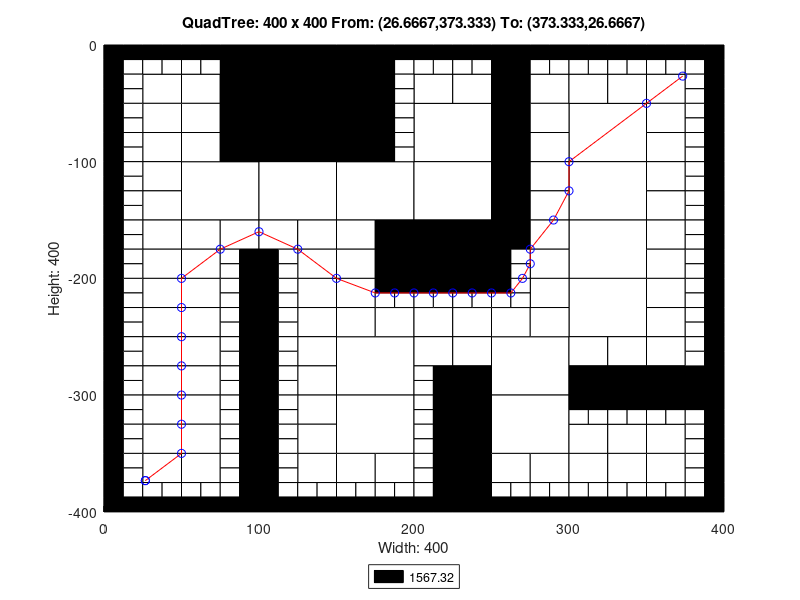

MATLAB code to generate this figure:
axis([0 400 -400 0]);
title('QuadTree: 400 x 400 From: (26.6667,373.333) To: (373.333,26.6667)');
xlabel('Width: 400');
ylabel('Height: 400');
rectangle('Position',[100 -50 50 50], 'FaceColor',[0 0 0]);
rectangle('Position',[100 -100 50 50], 'FaceColor',[0 0 0]);
rectangle('Position',[50 -150 50 50], 'FaceColor',[1 1 1]);
rectangle('Position',[100 -150 50 50], 'FaceColor',[1 1 1]);
rectangle('Position',[150 -150 50 50], 'FaceColor',[1 1 1]);
rectangle('Position',[200 -100 50 50], 'FaceColor',[1 1 1]);
rectangle('Position',[300 -100 50 50], 'FaceColor',[1 1 1]);
rectangle('Position',[200 -150 50 50], 'FaceColor',[1 1 1]);
rectangle('Position',[200 -200 50 50], 'FaceColor',[0 0 0]);
rectangle('Position',[300 -150 50 50], 'FaceColor',[1 1 1]);
rectangle('Position',[300 -200 50 50], 'FaceColor',[1 1 1]);
rectangle('Position',[150 -300 50 50], 'FaceColor',[1 1 1]);
rectangle('Position',[150 -350 50 50], 'FaceColor',[1 1 1]);
rectangle('Position',[250 -300 50 50], 'FaceColor',[1 1 1]);
rectangle('Position',[300 -250 50 50], 'FaceColor',[1 1 1]);
rectangle('Position',[250 -350 50 50], 'FaceColor',[1 1 1]);
rectangle('Position',[25 -50 25 25], 'FaceColor',[1 1 1]);
rectangle('Position',[75 -25 25 25], 'FaceColor',[0 0 0]);
rectangle('Position',[50 -50 25 25], 'FaceColor',[1 1 1]);
rectangle('Position',[75 -50 25 25], 'FaceColor',[0 0 0]);
rectangle('Position',[25 -75 25 25], 'FaceColor',[1 1 1]);
rectangle('Position',[25 -100 25 25], 'FaceColor',[1 1 1]);
rectangle('Position',[50 -75 25 25], 'FaceColor',[1 1 1]);
rectangle('Position',[75 -75 25 25], 'FaceColor',[0 0 0]);
rectangle('Position',[50 -100 25 25], 'FaceColor',[1 1 1]);
rectangle('Position',[75 -100 25 25], 'FaceColor',[0 0 0]);
rectangle('Position',[150 -25 25 25], 'FaceColor',[0 0 0]);
rectangle('Position',[150 -50 25 25], 'FaceColor',[0 0 0]);
rectangle('Position',[150 -75 25 25], 'FaceColor',[0 0 0]);
rectangle('Position',[150 -100 25 25], 'FaceColor',[0 0 0]);
rectangle('Position',[25 -125 25 25], 'FaceColor',[1 1 1]);
rectangle('Position',[25 -150 25 25], 'FaceColor',[1 1 1]);
rectangle('Position',[25 -175 25 25], 'FaceColor',[1 1 1]);
rectangle('Position',[25 -200 25 25], 'FaceColor',[1 1 1]);
rectangle('Position',[50 -175 25 25], 'FaceColor',[1 1 1]);
rectangle('Position',[75 -175 25 25], 'FaceColor',[1 1 1]);
rectangle('Position',[50 -200 25 25], 'FaceColor',[1 1 1]);
rectangle('Position',[100 -175 25 25], 'FaceColor',[1 1 1]);
rectangle('Position',[125 -175 25 25], 'FaceColor',[1 1 1]);
rectangle('Position',[125 -200 25 25], 'FaceColor',[1 1 1]);
rectangle('Position',[150 -175 25 25], 'FaceColor',[1 1 1]);
rectangle('Position',[175 -175 25 25], 'FaceColor',[0 0 0]);
rectangle('Position',[150 -200 25 25], 'FaceColor',[1 1 1]);
rectangle('Position',[175 -200 25 25], 'FaceColor',[0 0 0]);
rectangle('Position',[200 -50 25 25], 'FaceColor',[1 1 1]);
rectangle('Position',[225 -50 25 25], 'FaceColor',[1 1 1]);
rectangle('Position',[250 -25 25 25], 'FaceColor',[0 0 0]);
rectangle('Position',[250 -50 25 25], 'FaceColor',[0 0 0]);
rectangle('Position',[275 -50 25 25], 'FaceColor',[1 1 1]);
rectangle('Position',[250 -75 25 25], 'FaceColor',[0 0 0]);
rectangle('Position',[275 -75 25 25], 'FaceColor',[1 1 1]);
rectangle('Position',[250 -100 25 25], 'FaceColor',[0 0 0]);
rectangle('Position',[275 -100 25 25], 'FaceColor',[1 1 1]);
rectangle('Position',[300 -50 25 25], 'FaceColor',[1 1 1]);
rectangle('Position',[325 -50 25 25], 'FaceColor',[1 1 1]);
rectangle('Position',[350 -50 25 25], 'FaceColor',[1 1 1]);
rectangle('Position',[350 -75 25 25], 'FaceColor',[1 1 1]);
rectangle('Position',[350 -100 25 25], 'FaceColor',[1 1 1]);
rectangle('Position',[250 -125 25 25], 'FaceColor',[0 0 0]);
rectangle('Position',[275 -125 25 25], 'FaceColor',[1 1 1]);
rectangle('Position',[250 -150 25 25], 'FaceColor',[0 0 0]);
rectangle('Position',[275 -150 25 25], 'FaceColor',[1 1 1]);
rectangle('Position',[250 -175 25 25], 'FaceColor',[0 0 0]);
rectangle('Position',[275 -175 25 25], 'FaceColor',[1 1 1]);
rectangle('Position',[275 -200 25 25], 'FaceColor',[1 1 1]);
rectangle('Position',[350 -125 25 25], 'FaceColor',[1 1 1]);
rectangle('Position',[350 -150 25 25], 'FaceColor',[1 1 1]);
rectangle('Position',[350 -175 25 25], 'FaceColor',[1 1 1]);
rectangle('Position',[350 -200 25 25], 'FaceColor',[1 1 1]);
rectangle('Position',[25 -225 25 25], 'FaceColor',[1 1 1]);
rectangle('Position',[25 -250 25 25], 'FaceColor',[1 1 1]);
rectangle('Position',[50 -225 25 25], 'FaceColor',[1 1 1]);
rectangle('Position',[50 -250 25 25], 'FaceColor',[1 1 1]);
rectangle('Position',[25 -275 25 25], 'FaceColor',[1 1 1]);
rectangle('Position',[25 -300 25 25], 'FaceColor',[1 1 1]);
rectangle('Position',[50 -275 25 25], 'FaceColor',[1 1 1]);
rectangle('Position',[50 -300 25 25], 'FaceColor',[1 1 1]);
rectangle('Position',[125 -225 25 25], 'FaceColor',[1 1 1]);
rectangle('Position',[125 -250 25 25], 'FaceColor',[1 1 1]);
rectangle('Position',[150 -225 25 25], 'FaceColor',[1 1 1]);
rectangle('Position',[150 -250 25 25], 'FaceColor',[1 1 1]);
rectangle('Position',[175 -250 25 25], 'FaceColor',[1 1 1]);
rectangle('Position',[125 -275 25 25], 'FaceColor',[1 1 1]);
rectangle('Position',[125 -300 25 25], 'FaceColor',[1 1 1]);
rectangle('Position',[25 -325 25 25], 'FaceColor',[1 1 1]);
rectangle('Position',[25 -350 25 25], 'FaceColor',[1 1 1]);
rectangle('Position',[50 -325 25 25], 'FaceColor',[1 1 1]);
rectangle('Position',[50 -350 25 25], 'FaceColor',[1 1 1]);
rectangle('Position',[25 -375 25 25], 'FaceColor',[1 1 1]);
rectangle('Position',[50 -375 25 25], 'FaceColor',[1 1 1]);
rectangle('Position',[125 -325 25 25], 'FaceColor',[1 1 1]);
rectangle('Position',[125 -350 25 25], 'FaceColor',[1 1 1]);
rectangle('Position',[125 -375 25 25], 'FaceColor',[1 1 1]);
rectangle('Position',[150 -375 25 25], 'FaceColor',[1 1 1]);
rectangle('Position',[175 -375 25 25], 'FaceColor',[1 1 1]);
rectangle('Position',[200 -250 25 25], 'FaceColor',[1 1 1]);
rectangle('Position',[225 -250 25 25], 'FaceColor',[1 1 1]);
rectangle('Position',[275 -225 25 25], 'FaceColor',[1 1 1]);
rectangle('Position',[250 -250 25 25], 'FaceColor',[1 1 1]);
rectangle('Position',[275 -250 25 25], 'FaceColor',[1 1 1]);
rectangle('Position',[200 -275 25 25], 'FaceColor',[1 1 1]);
rectangle('Position',[225 -275 25 25], 'FaceColor',[1 1 1]);
rectangle('Position',[225 -300 25 25], 'FaceColor',[0 0 0]);
rectangle('Position',[350 -225 25 25], 'FaceColor',[1 1 1]);
rectangle('Position',[350 -250 25 25], 'FaceColor',[1 1 1]);
rectangle('Position',[300 -275 25 25], 'FaceColor',[1 1 1]);
rectangle('Position',[325 -275 25 25], 'FaceColor',[1 1 1]);
rectangle('Position',[300 -300 25 25], 'FaceColor',[0 0 0]);
rectangle('Position',[325 -300 25 25], 'FaceColor',[0 0 0]);
rectangle('Position',[350 -275 25 25], 'FaceColor',[1 1 1]);
rectangle('Position',[350 -300 25 25], 'FaceColor',[0 0 0]);
rectangle('Position',[375 -300 25 25], 'FaceColor',[0 0 0]);
rectangle('Position',[225 -325 25 25], 'FaceColor',[0 0 0]);
rectangle('Position',[225 -350 25 25], 'FaceColor',[0 0 0]);
rectangle('Position',[225 -375 25 25], 'FaceColor',[0 0 0]);
rectangle('Position',[225 -400 25 25], 'FaceColor',[0 0 0]);
rectangle('Position',[250 -375 25 25], 'FaceColor',[1 1 1]);
rectangle('Position',[275 -375 25 25], 'FaceColor',[1 1 1]);
rectangle('Position',[300 -350 25 25], 'FaceColor',[1 1 1]);
rectangle('Position',[325 -350 25 25], 'FaceColor',[1 1 1]);
rectangle('Position',[350 -350 25 25], 'FaceColor',[1 1 1]);
rectangle('Position',[300 -375 25 25], 'FaceColor',[1 1 1]);
rectangle('Position',[325 -375 25 25], 'FaceColor',[1 1 1]);
rectangle('Position',[350 -375 25 25], 'FaceColor',[1 1 1]);
rectangle('Position',[0 -12.5 12.5 12.5], 'FaceColor',[0 0 0]);
rectangle('Position',[12.5 -12.5 12.5 12.5], 'FaceColor',[0 0 0]);
rectangle('Position',[0 -25 12.5 12.5], 'FaceColor',[0 0 0]);
rectangle('Position',[12.5 -25 12.5 12.5], 'FaceColor',[1 1 1]);
rectangle('Position',[25 -12.5 12.5 12.5], 'FaceColor',[0 0 0]);
rectangle('Position',[37.5 -12.5 12.5 12.5], 'FaceColor',[0 0 0]);
rectangle('Position',[25 -25 12.5 12.5], 'FaceColor',[1 1 1]);
rectangle('Position',[37.5 -25 12.5 12.5], 'FaceColor',[1 1 1]);
rectangle('Position',[0 -37.5 12.5 12.5], 'FaceColor',[0 0 0]);
rectangle('Position',[12.5 -37.5 12.5 12.5], 'FaceColor',[1 1 1]);
rectangle('Position',[0 -50 12.5 12.5], 'FaceColor',[0 0 0]);
rectangle('Position',[12.5 -50 12.5 12.5], 'FaceColor',[1 1 1]);
rectangle('Position',[50 -12.5 12.5 12.5], 'FaceColor',[0 0 0]);
rectangle('Position',[62.5 -12.5 12.5 12.5], 'FaceColor',[0 0 0]);
rectangle('Position',[50 -25 12.5 12.5], 'FaceColor',[1 1 1]);
rectangle('Position',[62.5 -25 12.5 12.5], 'FaceColor',[1 1 1]);
rectangle('Position',[0 -62.5 12.5 12.5], 'FaceColor',[0 0 0]);
rectangle('Position',[12.5 -62.5 12.5 12.5], 'FaceColor',[1 1 1]);
rectangle('Position',[0 -75 12.5 12.5], 'FaceColor',[0 0 0]);
rectangle('Position',[12.5 -75 12.5 12.5], 'FaceColor',[1 1 1]);
rectangle('Position',[0 -87.5 12.5 12.5], 'FaceColor',[0 0 0]);
rectangle('Position',[12.5 -87.5 12.5 12.5], 'FaceColor',[1 1 1]);
rectangle('Position',[0 -100 12.5 12.5], 'FaceColor',[0 0 0]);
rectangle('Position',[12.5 -100 12.5 12.5], 'FaceColor',[1 1 1]);
rectangle('Position',[175 -12.5 12.5 12.5], 'FaceColor',[0 0 0]);
rectangle('Position',[187.5 -12.5 12.5 12.5], 'FaceColor',[0 0 0]);
rectangle('Position',[175 -25 12.5 12.5], 'FaceColor',[0 0 0]);
rectangle('Position',[187.5 -25 12.5 12.5], 'FaceColor',[1 1 1]);
rectangle('Position',[175 -37.5 12.5 12.5], 'FaceColor',[0 0 0]);
rectangle('Position',[187.5 -37.5 12.5 12.5], 'FaceColor',[1 1 1]);
rectangle('Position',[175 -50 12.5 12.5], 'FaceColor',[0 0 0]);
rectangle('Position',[187.5 -50 12.5 12.5], 'FaceColor',[1 1 1]);
rectangle('Position',[175 -62.5 12.5 12.5], 'FaceColor',[0 0 0]);
rectangle('Position',[187.5 -62.5 12.5 12.5], 'FaceColor',[1 1 1]);
rectangle('Position',[175 -75 12.5 12.5], 'FaceColor',[0 0 0]);
rectangle('Position',[187.5 -75 12.5 12.5], 'FaceColor',[1 1 1]);
rectangle('Position',[175 -87.5 12.5 12.5], 'FaceColor',[0 0 0]);
rectangle('Position',[187.5 -87.5 12.5 12.5], 'FaceColor',[1 1 1]);
rectangle('Position',[175 -100 12.5 12.5], 'FaceColor',[0 0 0]);
rectangle('Position',[187.5 -100 12.5 12.5], 'FaceColor',[1 1 1]);
rectangle('Position',[0 -112.5 12.5 12.5], 'FaceColor',[0 0 0]);
rectangle('Position',[12.5 -112.5 12.5 12.5], 'FaceColor',[1 1 1]);
rectangle('Position',[0 -125 12.5 12.5], 'FaceColor',[0 0 0]);
rectangle('Position',[12.5 -125 12.5 12.5], 'FaceColor',[1 1 1]);
rectangle('Position',[0 -137.5 12.5 12.5], 'FaceColor',[0 0 0]);
rectangle('Position',[12.5 -137.5 12.5 12.5], 'FaceColor',[1 1 1]);
rectangle('Position',[0 -150 12.5 12.5], 'FaceColor',[0 0 0]);
rectangle('Position',[12.5 -150 12.5 12.5], 'FaceColor',[1 1 1]);
rectangle('Position',[0 -162.5 12.5 12.5], 'FaceColor',[0 0 0]);
rectangle('Position',[12.5 -162.5 12.5 12.5], 'FaceColor',[1 1 1]);
rectangle('Position',[0 -175 12.5 12.5], 'FaceColor',[0 0 0]);
rectangle('Position',[12.5 -175 12.5 12.5], 'FaceColor',[1 1 1]);
rectangle('Position',[0 -187.5 12.5 12.5], 'FaceColor',[0 0 0]);
rectangle('Position',[12.5 -187.5 12.5 12.5], 'FaceColor',[1 1 1]);
rectangle('Position',[0 -200 12.5 12.5], 'FaceColor',[0 0 0]);
rectangle('Position',[12.5 -200 12.5 12.5], 'FaceColor',[1 1 1]);
rectangle('Position',[75 -187.5 12.5 12.5], 'FaceColor',[1 1 1]);
rectangle('Position',[87.5 -187.5 12.5 12.5], 'FaceColor',[0 0 0]);
rectangle('Position',[75 -200 12.5 12.5], 'FaceColor',[1 1 1]);
rectangle('Position',[87.5 -200 12.5 12.5], 'FaceColor',[0 0 0]);
rectangle('Position',[100 -187.5 12.5 12.5], 'FaceColor',[0 0 0]);
rectangle('Position',[112.5 -187.5 12.5 12.5], 'FaceColor',[1 1 1]);
rectangle('Position',[100 -200 12.5 12.5], 'FaceColor',[0 0 0]);
rectangle('Position',[112.5 -200 12.5 12.5], 'FaceColor',[1 1 1]);
rectangle('Position',[200 -12.5 12.5 12.5], 'FaceColor',[0 0 0]);
rectangle('Position',[212.5 -12.5 12.5 12.5], 'FaceColor',[0 0 0]);
rectangle('Position',[200 -25 12.5 12.5], 'FaceColor',[1 1 1]);
rectangle('Position',[212.5 -25 12.5 12.5], 'FaceColor',[1 1 1]);
rectangle('Position',[225 -12.5 12.5 12.5], 'FaceColor',[0 0 0]);
rectangle('Position',[237.5 -12.5 12.5 12.5], 'FaceColor',[0 0 0]);
rectangle('Position',[225 -25 12.5 12.5], 'FaceColor',[1 1 1]);
rectangle('Position',[237.5 -25 12.5 12.5], 'FaceColor',[1 1 1]);
rectangle('Position',[275 -12.5 12.5 12.5], 'FaceColor',[0 0 0]);
rectangle('Position',[287.5 -12.5 12.5 12.5], 'FaceColor',[0 0 0]);
rectangle('Position',[275 -25 12.5 12.5], 'FaceColor',[1 1 1]);
rectangle('Position',[287.5 -25 12.5 12.5], 'FaceColor',[1 1 1]);
rectangle('Position',[300 -12.5 12.5 12.5], 'FaceColor',[0 0 0]);
rectangle('Position',[312.5 -12.5 12.5 12.5], 'FaceColor',[0 0 0]);
rectangle('Position',[300 -25 12.5 12.5], 'FaceColor',[1 1 1]);
rectangle('Position',[312.5 -25 12.5 12.5], 'FaceColor',[1 1 1]);
rectangle('Position',[325 -12.5 12.5 12.5], 'FaceColor',[0 0 0]);
rectangle('Position',[337.5 -12.5 12.5 12.5], 'FaceColor',[0 0 0]);
rectangle('Position',[325 -25 12.5 12.5], 'FaceColor',[1 1 1]);
rectangle('Position',[337.5 -25 12.5 12.5], 'FaceColor',[1 1 1]);
rectangle('Position',[350 -12.5 12.5 12.5], 'FaceColor',[0 0 0]);
rectangle('Position',[362.5 -12.5 12.5 12.5], 'FaceColor',[0 0 0]);
rectangle('Position',[350 -25 12.5 12.5], 'FaceColor',[1 1 1]);
rectangle('Position',[362.5 -25 12.5 12.5], 'FaceColor',[1 1 1]);
rectangle('Position',[375 -12.5 12.5 12.5], 'FaceColor',[0 0 0]);
rectangle('Position',[387.5 -12.5 12.5 12.5], 'FaceColor',[0 0 0]);
rectangle('Position',[375 -25 12.5 12.5], 'FaceColor',[1 1 1]);
rectangle('Position',[387.5 -25 12.5 12.5], 'FaceColor',[0 0 0]);
rectangle('Position',[375 -37.5 12.5 12.5], 'FaceColor',[1 1 1]);
rectangle('Position',[387.5 -37.5 12.5 12.5], 'FaceColor',[0 0 0]);
rectangle('Position',[375 -50 12.5 12.5], 'FaceColor',[1 1 1]);
rectangle('Position',[387.5 -50 12.5 12.5], 'FaceColor',[0 0 0]);
rectangle('Position',[375 -62.5 12.5 12.5], 'FaceColor',[1 1 1]);
rectangle('Position',[387.5 -62.5 12.5 12.5], 'FaceColor',[0 0 0]);
rectangle('Position',[375 -75 12.5 12.5], 'FaceColor',[1 1 1]);
rectangle('Position',[387.5 -75 12.5 12.5], 'FaceColor',[0 0 0]);
rectangle('Position',[375 -87.5 12.5 12.5], 'FaceColor',[1 1 1]);
rectangle('Position',[387.5 -87.5 12.5 12.5], 'FaceColor',[0 0 0]);
rectangle('Position',[375 -100 12.5 12.5], 'FaceColor',[1 1 1]);
rectangle('Position',[387.5 -100 12.5 12.5], 'FaceColor',[0 0 0]);
rectangle('Position',[250 -187.5 12.5 12.5], 'FaceColor',[0 0 0]);
rectangle('Position',[262.5 -187.5 12.5 12.5], 'FaceColor',[1 1 1]);
rectangle('Position',[250 -200 12.5 12.5], 'FaceColor',[0 0 0]);
rectangle('Position',[262.5 -200 12.5 12.5], 'FaceColor',[1 1 1]);
rectangle('Position',[375 -112.5 12.5 12.5], 'FaceColor',[1 1 1]);
rectangle('Position',[387.5 -112.5 12.5 12.5], 'FaceColor',[0 0 0]);
rectangle('Position',[375 -125 12.5 12.5], 'FaceColor',[1 1 1]);
rectangle('Position',[387.5 -125 12.5 12.5], 'FaceColor',[0 0 0]);
rectangle('Position',[375 -137.5 12.5 12.5], 'FaceColor',[1 1 1]);
rectangle('Position',[387.5 -137.5 12.5 12.5], 'FaceColor',[0 0 0]);
rectangle('Position',[375 -150 12.5 12.5], 'FaceColor',[1 1 1]);
rectangle('Position',[387.5 -150 12.5 12.5], 'FaceColor',[0 0 0]);
rectangle('Position',[375 -162.5 12.5 12.5], 'FaceColor',[1 1 1]);
rectangle('Position',[387.5 -162.5 12.5 12.5], 'FaceColor',[0 0 0]);
rectangle('Position',[375 -175 12.5 12.5], 'FaceColor',[1 1 1]);
rectangle('Position',[387.5 -175 12.5 12.5], 'FaceColor',[0 0 0]);
rectangle('Position',[375 -187.5 12.5 12.5], 'FaceColor',[1 1 1]);
rectangle('Position',[387.5 -187.5 12.5 12.5], 'FaceColor',[0 0 0]);
rectangle('Position',[375 -200 12.5 12.5], 'FaceColor',[1 1 1]);
rectangle('Position',[387.5 -200 12.5 12.5], 'FaceColor',[0 0 0]);
rectangle('Position',[0 -212.5 12.5 12.5], 'FaceColor',[0 0 0]);
rectangle('Position',[12.5 -212.5 12.5 12.5], 'FaceColor',[1 1 1]);
rectangle('Position',[0 -225 12.5 12.5], 'FaceColor',[0 0 0]);
rectangle('Position',[12.5 -225 12.5 12.5], 'FaceColor',[1 1 1]);
rectangle('Position',[0 -237.5 12.5 12.5], 'FaceColor',[0 0 0]);
rectangle('Position',[12.5 -237.5 12.5 12.5], 'FaceColor',[1 1 1]);
rectangle('Position',[0 -250 12.5 12.5], 'FaceColor',[0 0 0]);
rectangle('Position',[12.5 -250 12.5 12.5], 'FaceColor',[1 1 1]);
rectangle('Position',[75 -212.5 12.5 12.5], 'FaceColor',[1 1 1]);
rectangle('Position',[87.5 -212.5 12.5 12.5], 'FaceColor',[0 0 0]);
rectangle('Position',[75 -225 12.5 12.5], 'FaceColor',[1 1 1]);
rectangle('Position',[87.5 -225 12.5 12.5], 'FaceColor',[0 0 0]);
rectangle('Position',[75 -237.5 12.5 12.5], 'FaceColor',[1 1 1]);
rectangle('Position',[87.5 -237.5 12.5 12.5], 'FaceColor',[0 0 0]);
rectangle('Position',[75 -250 12.5 12.5], 'FaceColor',[1 1 1]);
rectangle('Position',[87.5 -250 12.5 12.5], 'FaceColor',[0 0 0]);
rectangle('Position',[0 -262.5 12.5 12.5], 'FaceColor',[0 0 0]);
rectangle('Position',[12.5 -262.5 12.5 12.5], 'FaceColor',[1 1 1]);
rectangle('Position',[0 -275 12.5 12.5], 'FaceColor',[0 0 0]);
rectangle('Position',[12.5 -275 12.5 12.5], 'FaceColor',[1 1 1]);
rectangle('Position',[0 -287.5 12.5 12.5], 'FaceColor',[0 0 0]);
rectangle('Position',[12.5 -287.5 12.5 12.5], 'FaceColor',[1 1 1]);
rectangle('Position',[0 -300 12.5 12.5], 'FaceColor',[0 0 0]);
rectangle('Position',[12.5 -300 12.5 12.5], 'FaceColor',[1 1 1]);
rectangle('Position',[75 -262.5 12.5 12.5], 'FaceColor',[1 1 1]);
rectangle('Position',[87.5 -262.5 12.5 12.5], 'FaceColor',[0 0 0]);
rectangle('Position',[75 -275 12.5 12.5], 'FaceColor',[1 1 1]);
rectangle('Position',[87.5 -275 12.5 12.5], 'FaceColor',[0 0 0]);
rectangle('Position',[75 -287.5 12.5 12.5], 'FaceColor',[1 1 1]);
rectangle('Position',[87.5 -287.5 12.5 12.5], 'FaceColor',[0 0 0]);
rectangle('Position',[75 -300 12.5 12.5], 'FaceColor',[1 1 1]);
rectangle('Position',[87.5 -300 12.5 12.5], 'FaceColor',[0 0 0]);
rectangle('Position',[100 -212.5 12.5 12.5], 'FaceColor',[0 0 0]);
rectangle('Position',[112.5 -212.5 12.5 12.5], 'FaceColor',[1 1 1]);
rectangle('Position',[100 -225 12.5 12.5], 'FaceColor',[0 0 0]);
rectangle('Position',[112.5 -225 12.5 12.5], 'FaceColor',[1 1 1]);
rectangle('Position',[100 -237.5 12.5 12.5], 'FaceColor',[0 0 0]);
rectangle('Position',[112.5 -237.5 12.5 12.5], 'FaceColor',[1 1 1]);
rectangle('Position',[100 -250 12.5 12.5], 'FaceColor',[0 0 0]);
rectangle('Position',[112.5 -250 12.5 12.5], 'FaceColor',[1 1 1]);
rectangle('Position',[175 -212.5 12.5 12.5], 'FaceColor',[0 0 0]);
rectangle('Position',[187.5 -212.5 12.5 12.5], 'FaceColor',[0 0 0]);
rectangle('Position',[175 -225 12.5 12.5], 'FaceColor',[1 1 1]);
rectangle('Position',[187.5 -225 12.5 12.5], 'FaceColor',[1 1 1]);
rectangle('Position',[100 -262.5 12.5 12.5], 'FaceColor',[0 0 0]);
rectangle('Position',[112.5 -262.5 12.5 12.5], 'FaceColor',[1 1 1]);
rectangle('Position',[100 -275 12.5 12.5], 'FaceColor',[0 0 0]);
rectangle('Position',[112.5 -275 12.5 12.5], 'FaceColor',[1 1 1]);
rectangle('Position',[100 -287.5 12.5 12.5], 'FaceColor',[0 0 0]);
rectangle('Position',[112.5 -287.5 12.5 12.5], 'FaceColor',[1 1 1]);
rectangle('Position',[100 -300 12.5 12.5], 'FaceColor',[0 0 0]);
rectangle('Position',[112.5 -300 12.5 12.5], 'FaceColor',[1 1 1]);
rectangle('Position',[0 -312.5 12.5 12.5], 'FaceColor',[0 0 0]);
rectangle('Position',[12.5 -312.5 12.5 12.5], 'FaceColor',[1 1 1]);
rectangle('Position',[0 -325 12.5 12.5], 'FaceColor',[0 0 0]);
rectangle('Position',[12.5 -325 12.5 12.5], 'FaceColor',[1 1 1]);
rectangle('Position',[0 -337.5 12.5 12.5], 'FaceColor',[0 0 0]);
rectangle('Position',[12.5 -337.5 12.5 12.5], 'FaceColor',[1 1 1]);
rectangle('Position',[0 -350 12.5 12.5], 'FaceColor',[0 0 0]);
rectangle('Position',[12.5 -350 12.5 12.5], 'FaceColor',[1 1 1]);
rectangle('Position',[75 -312.5 12.5 12.5], 'FaceColor',[1 1 1]);
rectangle('Position',[87.5 -312.5 12.5 12.5], 'FaceColor',[0 0 0]);
rectangle('Position',[75 -325 12.5 12.5], 'FaceColor',[1 1 1]);
rectangle('Position',[87.5 -325 12.5 12.5], 'FaceColor',[0 0 0]);
rectangle('Position',[75 -337.5 12.5 12.5], 'FaceColor',[1 1 1]);
rectangle('Position',[87.5 -337.5 12.5 12.5], 'FaceColor',[0 0 0]);
rectangle('Position',[75 -350 12.5 12.5], 'FaceColor',[1 1 1]);
rectangle('Position',[87.5 -350 12.5 12.5], 'FaceColor',[0 0 0]);
rectangle('Position',[0 -362.5 12.5 12.5], 'FaceColor',[0 0 0]);
rectangle('Position',[12.5 -362.5 12.5 12.5], 'FaceColor',[1 1 1]);
rectangle('Position',[0 -375 12.5 12.5], 'FaceColor',[0 0 0]);
rectangle('Position',[12.5 -375 12.5 12.5], 'FaceColor',[1 1 1]);
rectangle('Position',[0 -387.5 12.5 12.5], 'FaceColor',[0 0 0]);
rectangle('Position',[12.5 -387.5 12.5 12.5], 'FaceColor',[1 1 1]);
rectangle('Position',[0 -400 12.5 12.5], 'FaceColor',[0 0 0]);
rectangle('Position',[12.5 -400 12.5 12.5], 'FaceColor',[0 0 0]);
rectangle('Position',[25 -387.5 12.5 12.5], 'FaceColor',[1 1 1]);
rectangle('Position',[37.5 -387.5 12.5 12.5], 'FaceColor',[1 1 1]);
rectangle('Position',[25 -400 12.5 12.5], 'FaceColor',[0 0 0]);
rectangle('Position',[37.5 -400 12.5 12.5], 'FaceColor',[0 0 0]);
rectangle('Position',[75 -362.5 12.5 12.5], 'FaceColor',[1 1 1]);
rectangle('Position',[87.5 -362.5 12.5 12.5], 'FaceColor',[0 0 0]);
rectangle('Position',[75 -375 12.5 12.5], 'FaceColor',[1 1 1]);
rectangle('Position',[87.5 -375 12.5 12.5], 'FaceColor',[0 0 0]);
rectangle('Position',[50 -387.5 12.5 12.5], 'FaceColor',[1 1 1]);
rectangle('Position',[62.5 -387.5 12.5 12.5], 'FaceColor',[1 1 1]);
rectangle('Position',[50 -400 12.5 12.5], 'FaceColor',[0 0 0]);
rectangle('Position',[62.5 -400 12.5 12.5], 'FaceColor',[0 0 0]);
rectangle('Position',[75 -387.5 12.5 12.5], 'FaceColor',[1 1 1]);
rectangle('Position',[87.5 -387.5 12.5 12.5], 'FaceColor',[0 0 0]);
rectangle('Position',[75 -400 12.5 12.5], 'FaceColor',[0 0 0]);
rectangle('Position',[87.5 -400 12.5 12.5], 'FaceColor',[0 0 0]);
rectangle('Position',[100 -312.5 12.5 12.5], 'FaceColor',[0 0 0]);
rectangle('Position',[112.5 -312.5 12.5 12.5], 'FaceColor',[1 1 1]);
rectangle('Position',[100 -325 12.5 12.5], 'FaceColor',[0 0 0]);
rectangle('Position',[112.5 -325 12.5 12.5], 'FaceColor',[1 1 1]);
rectangle('Position',[100 -337.5 12.5 12.5], 'FaceColor',[0 0 0]);
rectangle('Position',[112.5 -337.5 12.5 12.5], 'FaceColor',[1 1 1]);
rectangle('Position',[100 -350 12.5 12.5], 'FaceColor',[0 0 0]);
rectangle('Position',[112.5 -350 12.5 12.5], 'FaceColor',[1 1 1]);
rectangle('Position',[100 -362.5 12.5 12.5], 'FaceColor',[0 0 0]);
rectangle('Position',[112.5 -362.5 12.5 12.5], 'FaceColor',[1 1 1]);
rectangle('Position',[100 -375 12.5 12.5], 'FaceColor',[0 0 0]);
rectangle('Position',[112.5 -375 12.5 12.5], 'FaceColor',[1 1 1]);
rectangle('Position',[100 -387.5 12.5 12.5], 'FaceColor',[0 0 0]);
rectangle('Position',[112.5 -387.5 12.5 12.5], 'FaceColor',[1 1 1]);
rectangle('Position',[100 -400 12.5 12.5], 'FaceColor',[0 0 0]);
rectangle('Position',[112.5 -400 12.5 12.5], 'FaceColor',[0 0 0]);
rectangle('Position',[125 -387.5 12.5 12.5], 'FaceColor',[1 1 1]);
rectangle('Position',[137.5 -387.5 12.5 12.5], 'FaceColor',[1 1 1]);
rectangle('Position',[125 -400 12.5 12.5], 'FaceColor',[0 0 0]);
rectangle('Position',[137.5 -400 12.5 12.5], 'FaceColor',[0 0 0]);
rectangle('Position',[150 -387.5 12.5 12.5], 'FaceColor',[1 1 1]);
rectangle('Position',[162.5 -387.5 12.5 12.5], 'FaceColor',[1 1 1]);
rectangle('Position',[150 -400 12.5 12.5], 'FaceColor',[0 0 0]);
rectangle('Position',[162.5 -400 12.5 12.5], 'FaceColor',[0 0 0]);
rectangle('Position',[175 -387.5 12.5 12.5], 'FaceColor',[1 1 1]);
rectangle('Position',[187.5 -387.5 12.5 12.5], 'FaceColor',[1 1 1]);
rectangle('Position',[175 -400 12.5 12.5], 'FaceColor',[0 0 0]);
rectangle('Position',[187.5 -400 12.5 12.5], 'FaceColor',[0 0 0]);
rectangle('Position',[200 -212.5 12.5 12.5], 'FaceColor',[0 0 0]);
rectangle('Position',[212.5 -212.5 12.5 12.5], 'FaceColor',[0 0 0]);
rectangle('Position',[200 -225 12.5 12.5], 'FaceColor',[1 1 1]);
rectangle('Position',[212.5 -225 12.5 12.5], 'FaceColor',[1 1 1]);
rectangle('Position',[225 -212.5 12.5 12.5], 'FaceColor',[0 0 0]);
rectangle('Position',[237.5 -212.5 12.5 12.5], 'FaceColor',[0 0 0]);
rectangle('Position',[225 -225 12.5 12.5], 'FaceColor',[1 1 1]);
rectangle('Position',[237.5 -225 12.5 12.5], 'FaceColor',[1 1 1]);
rectangle('Position',[250 -212.5 12.5 12.5], 'FaceColor',[0 0 0]);
rectangle('Position',[262.5 -212.5 12.5 12.5], 'FaceColor',[1 1 1]);
rectangle('Position',[250 -225 12.5 12.5], 'FaceColor',[1 1 1]);
rectangle('Position',[262.5 -225 12.5 12.5], 'FaceColor',[1 1 1]);
rectangle('Position',[200 -287.5 12.5 12.5], 'FaceColor',[1 1 1]);
rectangle('Position',[212.5 -287.5 12.5 12.5], 'FaceColor',[0 0 0]);
rectangle('Position',[200 -300 12.5 12.5], 'FaceColor',[1 1 1]);
rectangle('Position',[212.5 -300 12.5 12.5], 'FaceColor',[0 0 0]);
rectangle('Position',[375 -212.5 12.5 12.5], 'FaceColor',[1 1 1]);
rectangle('Position',[387.5 -212.5 12.5 12.5], 'FaceColor',[0 0 0]);
rectangle('Position',[375 -225 12.5 12.5], 'FaceColor',[1 1 1]);
rectangle('Position',[387.5 -225 12.5 12.5], 'FaceColor',[0 0 0]);
rectangle('Position',[375 -237.5 12.5 12.5], 'FaceColor',[1 1 1]);
rectangle('Position',[387.5 -237.5 12.5 12.5], 'FaceColor',[0 0 0]);
rectangle('Position',[375 -250 12.5 12.5], 'FaceColor',[1 1 1]);
rectangle('Position',[387.5 -250 12.5 12.5], 'FaceColor',[0 0 0]);
rectangle('Position',[375 -262.5 12.5 12.5], 'FaceColor',[1 1 1]);
rectangle('Position',[387.5 -262.5 12.5 12.5], 'FaceColor',[0 0 0]);
rectangle('Position',[375 -275 12.5 12.5], 'FaceColor',[1 1 1]);
rectangle('Position',[387.5 -275 12.5 12.5], 'FaceColor',[0 0 0]);
rectangle('Position',[200 -312.5 12.5 12.5], 'FaceColor',[1 1 1]);
rectangle('Position',[212.5 -312.5 12.5 12.5], 'FaceColor',[0 0 0]);
rectangle('Position',[200 -325 12.5 12.5], 'FaceColor',[1 1 1]);
rectangle('Position',[212.5 -325 12.5 12.5], 'FaceColor',[0 0 0]);
rectangle('Position',[200 -337.5 12.5 12.5], 'FaceColor',[1 1 1]);
rectangle('Position',[212.5 -337.5 12.5 12.5], 'FaceColor',[0 0 0]);
rectangle('Position',[200 -350 12.5 12.5], 'FaceColor',[1 1 1]);
rectangle('Position',[212.5 -350 12.5 12.5], 'FaceColor',[0 0 0]);
rectangle('Position',[200 -362.5 12.5 12.5], 'FaceColor',[1 1 1]);
rectangle('Position',[212.5 -362.5 12.5 12.5], 'FaceColor',[0 0 0]);
rectangle('Position',[200 -375 12.5 12.5], 'FaceColor',[1 1 1]);
rectangle('Position',[212.5 -375 12.5 12.5], 'FaceColor',[0 0 0]);
rectangle('Position',[200 -387.5 12.5 12.5], 'FaceColor',[1 1 1]);
rectangle('Position',[212.5 -387.5 12.5 12.5], 'FaceColor',[0 0 0]);
rectangle('Position',[200 -400 12.5 12.5], 'FaceColor',[0 0 0]);
rectangle('Position',[212.5 -400 12.5 12.5], 'FaceColor',[0 0 0]);
rectangle('Position',[250 -387.5 12.5 12.5], 'FaceColor',[1 1 1]);
rectangle('Position',[262.5 -387.5 12.5 12.5], 'FaceColor',[1 1 1]);
rectangle('Position',[250 -400 12.5 12.5], 'FaceColor',[0 0 0]);
rectangle('Position',[262.5 -400 12.5 12.5], 'FaceColor',[0 0 0]);
rectangle('Position',[275 -387.5 12.5 12.5], 'FaceColor',[1 1 1]);
rectangle('Position',[287.5 -387.5 12.5 12.5], 'FaceColor',[1 1 1]);
rectangle('Position',[275 -400 12.5 12.5], 'FaceColor',[0 0 0]);
rectangle('Position',[287.5 -400 12.5 12.5], 'FaceColor',[0 0 0]);
rectangle('Position',[300 -312.5 12.5 12.5], 'FaceColor',[0 0 0]);
rectangle('Position',[312.5 -312.5 12.5 12.5], 'FaceColor',[0 0 0]);
rectangle('Position',[300 -325 12.5 12.5], 'FaceColor',[1 1 1]);
rectangle('Position',[312.5 -325 12.5 12.5], 'FaceColor',[1 1 1]);
rectangle('Position',[325 -312.5 12.5 12.5], 'FaceColor',[0 0 0]);
rectangle('Position',[337.5 -312.5 12.5 12.5], 'FaceColor',[0 0 0]);
rectangle('Position',[325 -325 12.5 12.5], 'FaceColor',[1 1 1]);
rectangle('Position',[337.5 -325 12.5 12.5], 'FaceColor',[1 1 1]);
rectangle('Position',[350 -312.5 12.5 12.5], 'FaceColor',[0 0 0]);
rectangle('Position',[362.5 -312.5 12.5 12.5], 'FaceColor',[0 0 0]);
rectangle('Position',[350 -325 12.5 12.5], 'FaceColor',[1 1 1]);
rectangle('Position',[362.5 -325 12.5 12.5], 'FaceColor',[1 1 1]);
rectangle('Position',[375 -312.5 12.5 12.5], 'FaceColor',[0 0 0]);
rectangle('Position',[387.5 -312.5 12.5 12.5], 'FaceColor',[0 0 0]);
rectangle('Position',[375 -325 12.5 12.5], 'FaceColor',[1 1 1]);
rectangle('Position',[387.5 -325 12.5 12.5], 'FaceColor',[0 0 0]);
rectangle('Position',[375 -337.5 12.5 12.5], 'FaceColor',[1 1 1]);
rectangle('Position',[387.5 -337.5 12.5 12.5], 'FaceColor',[0 0 0]);
rectangle('Position',[375 -350 12.5 12.5], 'FaceColor',[1 1 1]);
rectangle('Position',[387.5 -350 12.5 12.5], 'FaceColor',[0 0 0]);
rectangle('Position',[300 -387.5 12.5 12.5], 'FaceColor',[1 1 1]);
rectangle('Position',[312.5 -387.5 12.5 12.5], 'FaceColor',[1 1 1]);
rectangle('Position',[300 -400 12.5 12.5], 'FaceColor',[0 0 0]);
rectangle('Position',[312.5 -400 12.5 12.5], 'FaceColor',[0 0 0]);
rectangle('Position',[325 -387.5 12.5 12.5], 'FaceColor',[1 1 1]);
rectangle('Position',[337.5 -387.5 12.5 12.5], 'FaceColor',[1 1 1]);
rectangle('Position',[325 -400 12.5 12.5], 'FaceColor',[0 0 0]);
rectangle('Position',[337.5 -400 12.5 12.5], 'FaceColor',[0 0 0]);
rectangle('Position',[375 -362.5 12.5 12.5], 'FaceColor',[1 1 1]);
rectangle('Position',[387.5 -362.5 12.5 12.5], 'FaceColor',[0 0 0]);
rectangle('Position',[375 -375 12.5 12.5], 'FaceColor',[1 1 1]);
rectangle('Position',[387.5 -375 12.5 12.5], 'FaceColor',[0 0 0]);
rectangle('Position',[350 -387.5 12.5 12.5], 'FaceColor',[1 1 1]);
rectangle('Position',[362.5 -387.5 12.5 12.5], 'FaceColor',[1 1 1]);
rectangle('Position',[350 -400 12.5 12.5], 'FaceColor',[0 0 0]);
rectangle('Position',[362.5 -400 12.5 12.5], 'FaceColor',[0 0 0]);
rectangle('Position',[375 -387.5 12.5 12.5], 'FaceColor',[1 1 1]);
rectangle('Position',[387.5 -387.5 12.5 12.5], 'FaceColor',[0 0 0]);
rectangle('Position',[375 -400 12.5 12.5], 'FaceColor',[0 0 0]);
rectangle('Position',[387.5 -400 12.5 12.5], 'FaceColor',[0 0 0]);
X=[373.333,350,300,300,290,275,275,270,262.5,250,237.5,225,212.5,200,187.5,175,150,125,100,75,50,50,50,50,50,50,50,26.6667,26.6667];
Y=[-26.6667,-50,-100,-125,-150,-175,-187.5,-200,-212.5,-212.5,-212.5,-212.5,-212.5,-212.5,-212.5,-212.5,-200,-175,-160,-175,-200,-225,-250,-275,-300,-325,-350,-373.333,-373.333];
hold on;
plot(X,Y,'r');
plot(X,Y,'bo');
legend('1567.32','Location','southoutside');
